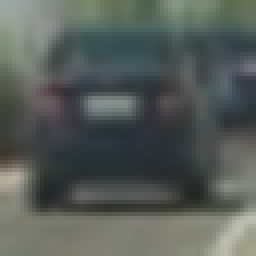
#> input picture CarND-Term1/P5-Vehicle-Detection/features_image/image0000.png, 64 x 64 px, found by its file name (shown 4 times larger)
$ python get_feature.py
#> lines starting #> are read from the running program, lines starting #| are printed output that depends on the picture
import matplotlib.pyplot as plt
import numpy as np
import cv2
import os

from parameters import params
from skimage.feature import hog


# Define a function to compute binned color features
def bin_spatial(img, size=(32, 32)):
    # Use cv2.resize().ravel() to create the feature vector
    color1 = cv2.resize(img, size).ravel()
    #color2 = cv2.resize(img[:,:,1], size).ravel()
    #color3 = cv2.resize(img[:,:,2], size).ravel()

    # Return the feature vector
    return color1

# Define a function to compute color histogram features
def color_hist(img, nbins=32, bins_range=(0, 256)):
    # Compute the histogram of the color channels separately
    channel1_hist = np.histogram(img[:,:,0], bins=nbins, range=bins_range)
    channel2_hist = np.histogram(img[:,:,1], bins=nbins, range=bins_range)
    channel3_hist = np.histogram(img[:,:,2], bins=nbins, range=bins_range)
    # Concatenate the histograms into a single feature vector
    hist_features = np.concatenate((channel1_hist[0], channel2_hist[0], channel3_hist[0]))
    # Return the individual histograms, bin_centers and feature vector
    return hist_features

	# Define a function to return HOG features and visualization
def get_hog_features(img, orient, pix_per_cell, cell_per_block,
                        vis=False, feature_vec=True):
    # Call with two outputs if vis==True
    if vis == True:
        features, hog_image = hog(img, orientations=orient, pixels_per_cell=(pix_per_cell, pix_per_cell),
                                  cells_per_block=(cell_per_block, cell_per_block), block_norm= 'L2-Hys',
                                  transform_sqrt=True,
                                  visualise=vis, feature_vector=feature_vec)
        return features, hog_image
    # Otherwise call with one output
    else:
        features = hog(img, orientations=orient, pixels_per_cell=(pix_per_cell, pix_per_cell),
                       cells_per_block=(cell_per_block, cell_per_block),block_norm= 'L2-Hys',
                       transform_sqrt=True,
                       visualise=vis, feature_vector=feature_vec)
        return features


# Define a function to extract features from a single image window
# This function is very similar to extract_features()
# just for a single image rather than list of images
# [81 lines left out: functions single_img_features, extract_features, not called in this run]

if __name__ == '__main__':

	#the parameters which will be used later is defined on parameters.py
	spatial_size = params['spatial_size']
	hist_bins = params['hist_bins']
	orient = params['orient']
	pix_per_cell  = params['pix_per_cell']
	cell_per_block = params['cell_per_block']


	#Read the single image for test
	image = cv2.imread('./train_data/vehicles/GTI_Far/image0000.png')
#> image is the input picture: shape (64, 64, 3); mean B, G, R 89, 93.3, 86.6
	image = cv2.cvtColor(image, cv2.COLOR_BGR2RGB)

	#Execute the get_hog_features() function to ensure the correct extration of hog features
	hog_features, hog_image = get_hog_features(image[ :, :,0], orient, pix_per_cell, cell_per_block,
	                    vis=True, feature_vec=True)
#> in get_hog_features, `features, hog_image = hog(img, orientations=orient, pixels_per_cell=(p..`: features = 1764 values, max 0.685 at index 1624, min 0 at index 7, mean 0.117
#> in get_hog_features, `features, hog_image = hog(img, orientations=orient, pixels_per_cell=(p..`:
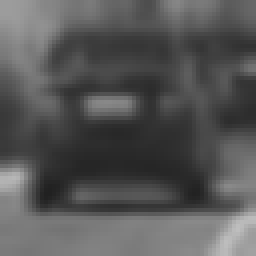
#> img: shape (64, 64) (shown 4 times larger); min 33, max 190, mean 86.6
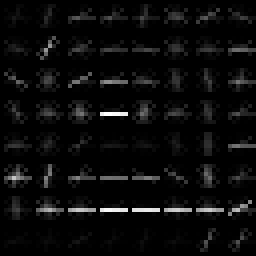
#> hog_image: shape (64, 64) float64 (shown 4 times larger); min 0, max 1.56, mean 0.0691; drawn with min black and max white
#> hog_features has the same summary as features in get_hog_features
	plt.imsave('./features_image/hog_image.png',hog_image)
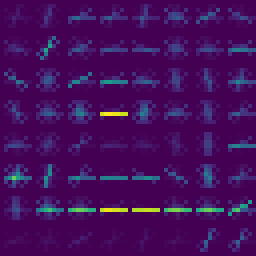
#> saved as hog_image.png: shape (64, 64, 3) (shown 4 times larger); mean R, G, B 68.5, 14.7, 92.6

	#Execute the bin_spatial() function to ensure the correct extration of spatial_features
	spatial_plot_fig=plt.figure()
	spatial_features=bin_spatial(image,spatial_size)
#> in bin_spatial, `color1 = cv2.resize(img, size).ravel()`: color1 = 3072 values, max 189 at index 2776, min 34 at index 2226, mean 89.8
#> spatial_features has the same summary as color1 in bin_spatial
	plt.plot(spatial_features)
	spatial_plot_fig.savefig('./features_image/spatial_plot.png')
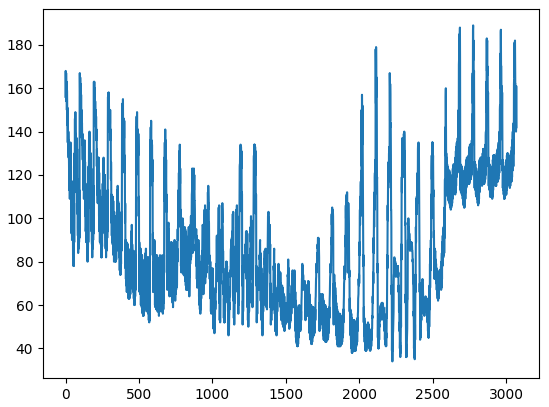
#> figure drawn by matplotlib, 1 panel; curve peaks at x = 2776, y = 189

	#Execute the color_hist() function to ensure the correct extration of histogram features
	color_hist_fig=plt.figure()
	color_hist_features = color_hist(image,hist_bins,(0,256))
#> in color_hist, `hist_features = np.concatenate((channel1_hist[0], channel2_hist[0], ch..`: hist_features = 96 values, max 523 at index 74, min 0 at index 0, mean 128
#> color_hist_features has the same summary as hist_features in color_hist
	plt.hist(color_hist_features)
	color_hist_fig.savefig('./features_image/color_hist.png')
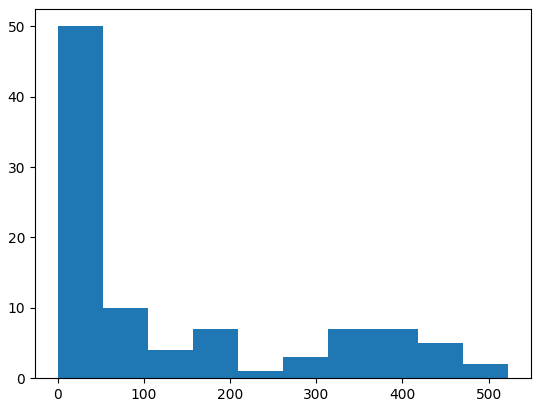
#> figure drawn by matplotlib, 1 panel; tallest bar 50 high, from x = 3.55e-15 to 52.3

$ run again, with CarND-Term1/P5-Vehicle-Detection/features_image/notcar.png copied over CarND-Term1/P5-Vehicle-Detection/features_image/image0000.png
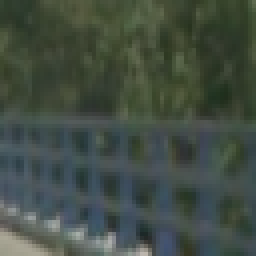
#> input picture CarND-Term1/P5-Vehicle-Detection/features_image/notcar.png, 64 x 64 px, found by its file name (shown 4 times larger)
#> image is the input picture: shape (64, 64, 3); mean B, G, R 67.6, 77.2, 66.4
#> features = 1764 values, max 0.288 at index 562, min 0 at index 464, mean 0.147
#> hog_features has the same summary as features in get_hog_features
#> `plt.imsave('./features_image/hog_image.png',hog_image)`:
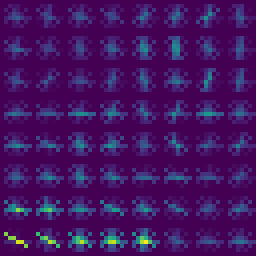
#> saved as hog_image.png: shape (64, 64, 3) (shown 4 times larger); mean R, G, B 67.6, 20.7, 97.8
#> color1 = 3072 values, max 167 at index 2985, min 31 at index 1235, mean 70.54
#> spatial_features has the same summary as color1 in bin_spatial
#> hist_features = 96 values, max 1028 at index 7, min 0 at index 0, mean 128
#> color_hist_features has the same summary as hist_features in color_hist
#> `color_hist_fig.savefig('./features_image/color_hist.png')`:
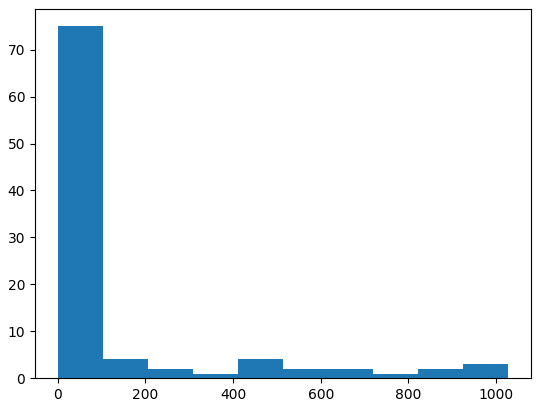
#> figure drawn by matplotlib, 1 panel; tallest bar 75 high, from x = 7.11e-15 to 102.8
